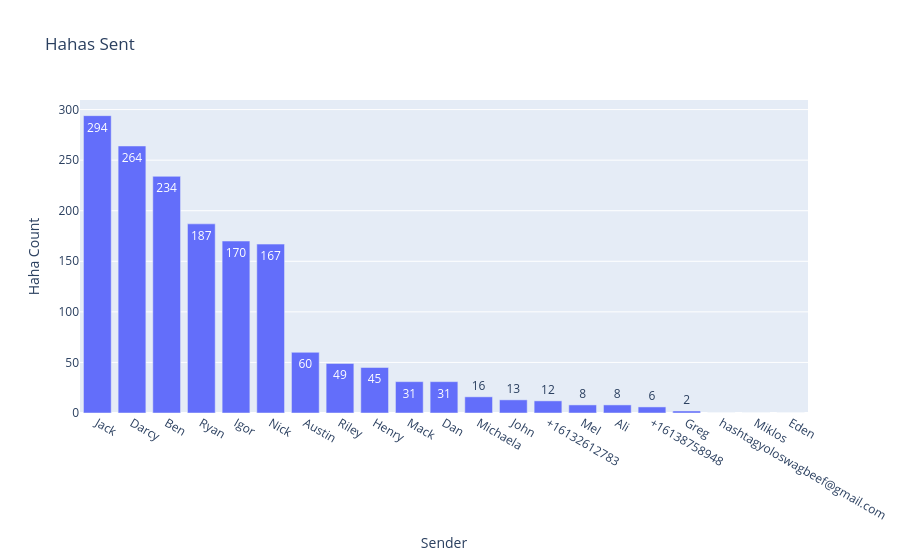

Source (notebook cell):
### Code cell
fig = go.Figure(data=[go.Bar(
            x=text_count['hahas_sent'].sort_values(ascending=False).index, y=text_count['hahas_sent'].sort_values(ascending=False),
            text=text_count['hahas_sent'].sort_values(ascending=False),
            textposition='auto',
        )])

fig.update_layout(
    title="Hahas Sent",
    xaxis_title="Sender",
    yaxis_title="Haha Count",
)

fig.show()

### Figure 1 — Plotly figure (JSON) as saved in the notebook; plotly's stock layout.template omitted (floating-point values rounded to 4 significant figures)
{"data": [{"text": [294, 264, 234, 187, 170, 167, 60, 49, 45, 31, 31, 16, 13, 12, 8, 8, 6, 2, 0, 0, 0], "textposition": "auto", "type": "bar", "x": ["Jack", "Darcy", "Ben", "Ryan", "Igor", "Nick", "Austin", "Riley", "Henry", "Mack", "Dan", "Michaela", "John", "+16132612783", "Mel", "Ali", "+16138758948", "Greg", "hashtagyoloswagbeef@gmail.com", "Miklos", "Eden"], "y": [294, 264, 234, 187, 170, 167, 60, 49, 45, 31, 31, 16, 13, 12, 8, 8, 6, 2, 0, 0, 0]}], "layout": {"title": {"text": "Hahas Sent"}, "xaxis": {"title": {"text": "Sender"}}, "yaxis": {"title": {"text": "Haha Count"}}}}
